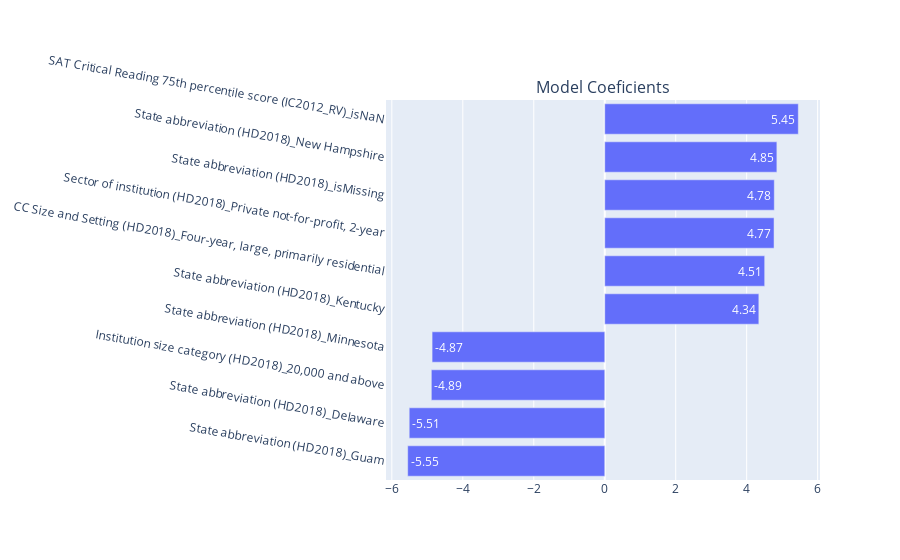

The notebook cell saved with this chart:
### Code cell
fig = make_subplots(rows=1, cols=1, subplot_titles=["Model Coeficients"])

fig.add_trace(
    go.Bar(x=[i[1] for i in best], y=[i[0] for i in best], 
           orientation='h', text=[round(i[1], 2) for i in best]),
    1, 1)

fig.update_yaxes(
    tickangle = 10
)
fig.show()

### Figure 1 — Plotly figure (JSON) as saved in the notebook; plotly's stock layout.template omitted (floating-point values rounded to 4 significant figures)
{"data": [{"orientation": "h", "text": ["-5.55", "-5.51", "-4.89", "-4.87", "4.34", "4.51", "4.77", "4.78", "4.85", "5.45"], "type": "bar", "x": [-5.553, -5.511, -4.887, -4.866, 4.343, 4.507, 4.771, 4.778, 4.851, 5.455], "xaxis": "x", "y": ["State abbreviation (HD2018)_Guam", "State abbreviation (HD2018)_Delaware", "Institution size category (HD2018)_20,000 and above", "State abbreviation (HD2018)_Minnesota", "State abbreviation (HD2018)_Kentucky", "CC Size and Setting (HD2018)_Four-year, large, primarily residential", "Sector of institution (HD2018)_Private not-for-profit, 2-year", "State abbreviation (HD2018)_isMissing", "State abbreviation (HD2018)_New Hampshire", "SAT Critical Reading 75th percentile score (IC2012_RV)_isNaN"], "yaxis": "y"}], "layout": {"annotations": [{"font": {"size": 16}, "showarrow": false, "text": "Model Coeficients", "x": 0.5, "xanchor": "center", "xref": "paper", "y": 1, "yanchor": "bottom", "yref": "paper"}], "xaxis": {"anchor": "y", "domain": [0, 1]}, "yaxis": {"anchor": "x", "domain": [0, 1], "tickangle": 10}}}
